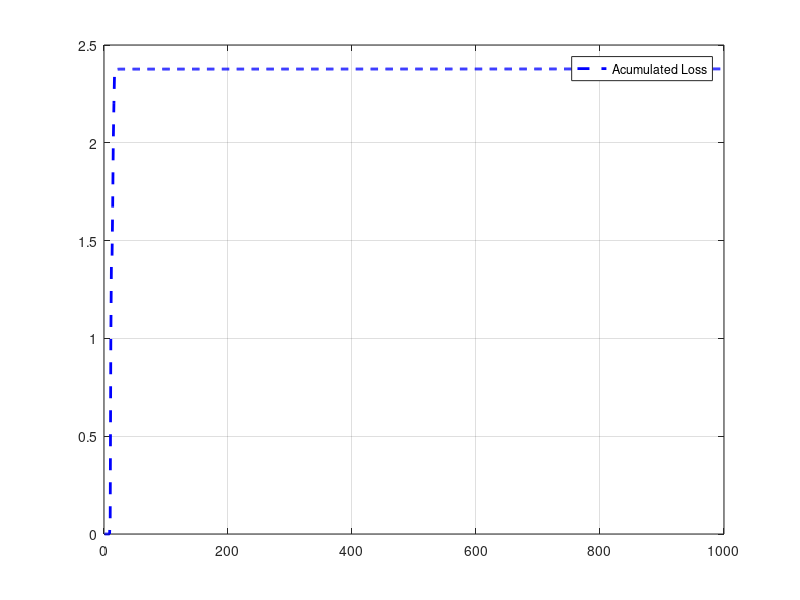
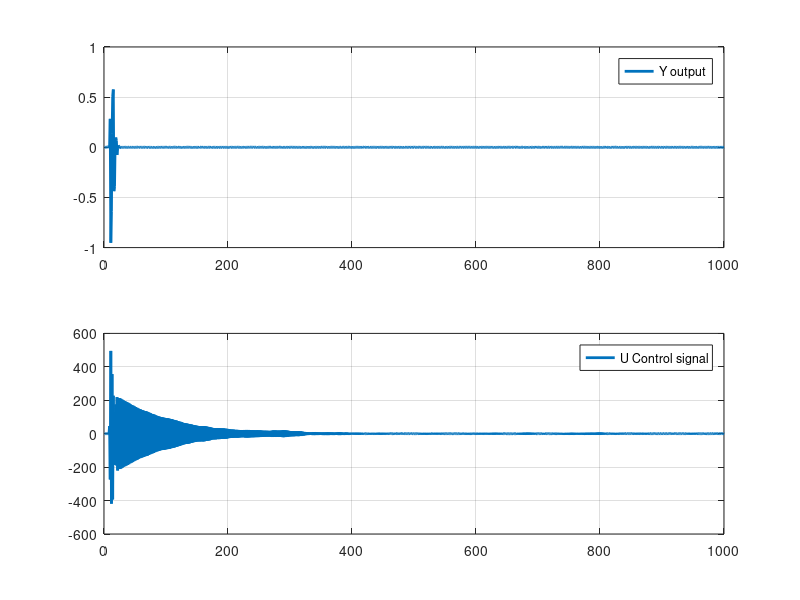
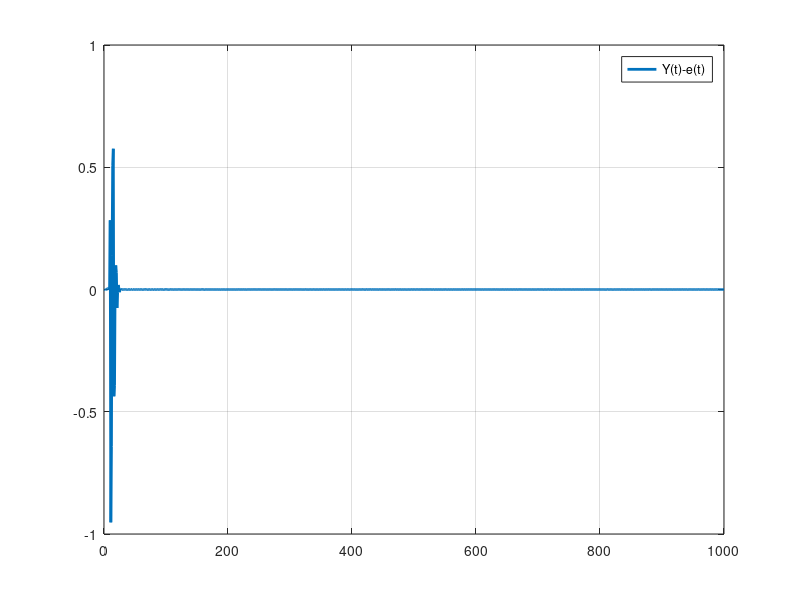

Write the MATLAB code that produced these figures, in order. (Note: a time limit stopped this script after it produced the figures.)
%% STR Stochastic MV_adaptive
clc
clear all
close all
%% define Tf
s=tf('s');
%unstable system
H=(s+0.5)/((3*s-1)*(s^2+1*s+1.2));
%% dicrtisize sys with 1/(10*Ts)
Th=0.2;
Hd=c2d(H,Th);
Tg=Th;
% H num & den
Ah=Hd.den{1,1};
Bh=Hd.num{1,1};
B=Bh(2:end);
%% Define e
N=1000;
varN=0.001;% noise variance
e=random('normal',0,varN,N,1);
% e=0.01*randn(N,1)
%% controller
Deg_A=length(Ah);
Deg_B=length(B);
d0=Deg_A-Deg_B;
c=[0.1 -0.2 -0.3];
C=poly(c);
q=poly(zeros(1,d0-1));
%% adaptive controller and identificatio
Y=zeros(1,length(e));
U=zeros(1,length(e));
beta=1e-3;
phi_H= beta*ones(1,9);

k =beta* ones(length(phi_H(1,:)));
p =beta* ones(length(phi_H(1,:)));
alpha =1e6;
p(:,:,3) = alpha*eye(length(phi_H(1,:)));
teta_H = [beta*ones(9,1),beta*ones(9,1),beta*ones(9,1)];
phi_H= ones(1,9);

K = zeros(length(phi_H(1,:)));
P = zeros(length(phi_H(1,:)));
alpha =1e6;

P(:,:,3) = alpha*eye(length(phi_H(1,:)));
teta_H_1 = [beta*ones(9,1),beta*ones(9,1),beta*ones(9,1)];
B2=beta*ones(1,length(conv(q,c)));
F1=beta*ones(1,length(deconv(C,Ah)));
G1=beta*ones(1,length(C-conv(F1,Ah)));
BF=beta*ones(1,length(conv(B,F1)));
A_hat=beta*ones(1,3);
B_hat=beta*ones(1,3);
C_hat=beta*ones(1,3);

%% adaptive identification system H ELS
% for o=4:length(Uc)
A_L=zeros(1,length(e));
for i=4:length(e)
     
%      if  teta_H(1:3,i-1)'-Ah(1:3)==0 & teta_H(4:6,i-1)'-Bh(1:3)==0
 Y(i)=-(Ah(1,2)*Y(i-1))-Ah(1,3)*Y(i-2)-(Ah(1,4)*Y(i-3))+(Bh(1,2)*U(i-1))+(Bh(1,3)*U(i-2))+(Bh(1,4)*U(i-3))+C(1,1)*e(i)+C(1,2)*e(i-1)+C(1,3)*e(i-2)+C(1,4)*e(i-3);   
 A_L(i) = A_L(i-1)+(Y(i)^2);
 phi_H(i,:)=[-Y(i-1) -Y(i-2) -Y(i-3) U(i-1) U(i-2) U(i-3) e(i-1) e(i-2) e(i-3)];
  k(:,i)=p(:,:,i-1)*phi_H(i,:)'/(1+phi_H(i,:)*p(:,:,i-1)*phi_H(i,:)');
    p(:,:,i)=(eye(length(phi_H(i,:)))-k(:,i)*phi_H(i,:))*p(:,:,i-1);
    teta_H(:,i)=teta_H(:,i-1)+k(:,i)*(Y(i)-phi_H(i,:)*teta_H(:,i-1));
A_hat(i,1:3)=teta_H(1:3,i);
A_hat=[1 A_hat(i,1:3)];
B_hat(i,1:3)=teta_H(4:6,i);
B_hat=B_hat(i,1:3);
C_hat(i,1:3)=teta_H(7:9,i);
C_hat=[1 C_hat(i,1:3)];
    B2=conv(q,C);
    F=deconv(C,A_hat);
    G1=C_hat-conv(F,A_hat);
    G=[G1(2) G1(3) G1(4)];
     BF = conv(B_hat,F);
%     % controller
    U(i)=(-BF(2)*U(i-1)-BF(3)*U(i-2)-G(1)*Y(i)-G(2)*Y(i-1)-G(3)*Y(i-2))/BF(1); 


end
%% Plotting
% plot accumulated loss
figure;
plot(A_L,'b--','linewidth',2);legend('Acumulated Loss');grid on
% plot Y and U
figure;
subplot(2,1,1);
plot(Y,'linewidth',2);legend('Y output');grid on
subplot(2,1,2);
plot(U,'linewidth',2);legend('U Control signal');grid on
figure;
plot(Y-e','linewidth',2);legend('Y(t)-e(t)');grid on


Variance_Y=var(Y)
Varinace_e=var(e)
figure;
subplot(2,3,1)
plot(4:i,Ah(1,2),'r*');
hold on
plot(teta_H(1,:),'b--');legend('a1')
subplot(2,3,2)
plot(4:i,Ah(1,3),'r*')
hold on
plot(teta_H(2,:),'b--');legend('a2')
subplot(2,3,3)
plot(4:i,Ah(1,4),'r*')
hold on
plot(teta_H(3,:),'b--');legend('a3')
subplot(2,3,4)
plot(4:i,Bh(1,2),'r*')
hold on
plot(teta_H(4,:),'b--');legend('b1')
subplot(2,3,5)
plot(4:i,Bh(1,3),'r*')
hold on
plot(teta_H(5,:),'b--');legend('b2')
subplot(2,3,6)
plot(4:i,Bh(1,4),'r*')
hold on
plot(teta_H(6,:),'b--');legend('b3')
